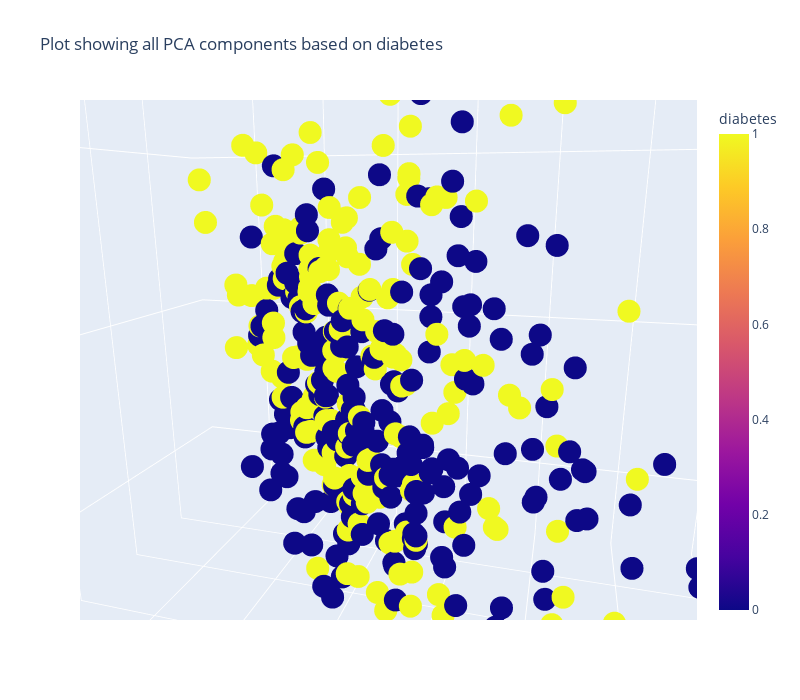

Notebook cell for this chart:
### Code cell
# Visualizing the all PCA components based on Diabetes using plotly 

# import plotly.express as px
fig = px.scatter_3d(diabetes_df, x='PC_2', y='PC_2', z='PC_3',
              color='diabetes',
                 width=800,height=700,title = 'Plot showing all PCA components based on diabetes')
fig.show()

### Figure 1 — Plotly figure (JSON) as saved in the notebook; plotly's stock layout.template omitted (floating-point values rounded to 4 significant figures; data arrays with more than 128 entries replaced by an {"elided": "..."} marker saying what was removed)
{"data": [{"hovertemplate": "PC_2=%{y}<br>PC_3=%{z}<br>diabetes=%{marker.color}<extra></extra>", "legendgroup": "", "marker": {"color": {"elided": "442 int values"}, "coloraxis": "coloraxis", "symbol": "circle"}, "mode": "markers", "name": "", "scene": "scene", "showlegend": false, "type": "scatter3d", "x": {"elided": "442 float values"}, "y": {"elided": "442 float values"}, "z": {"elided": "442 float values"}}], "layout": {"coloraxis": {"colorbar": {"title": {"text": "diabetes"}}, "colorscale": [[0, "#0d0887"], [0.1111, "#46039f"], [0.2222, "#7201a8"], [0.3333, "#9c179e"], [0.4444, "#bd3786"], [0.5556, "#d8576b"], [0.6667, "#ed7953"], [0.7778, "#fb9f3a"], [0.8889, "#fdca26"], [1, "#f0f921"]]}, "height": 700, "legend": {"tracegroupgap": 0}, "scene": {"aspectmode": "auto", "aspectratio": {"x": 1.052, "y": 1.052, "z": 0.904}, "camera": {"center": {"x": 0, "y": 0, "z": 0}, "eye": {"x": 0.5388, "y": 0.1536, "z": 0.1483}, "projection": {"type": "perspective"}, "up": {"x": 0, "y": 0, "z": 1}}, "domain": {"x": [0, 1], "y": [0, 1]}, "xaxis": {"title": {"text": "PC_2"}, "type": "linear"}, "yaxis": {"title": {"text": "PC_2"}, "type": "linear"}, "zaxis": {"title": {"text": "PC_3"}, "type": "linear"}}, "title": {"text": "Plot showing all PCA components based on diabetes"}, "width": 800}}
